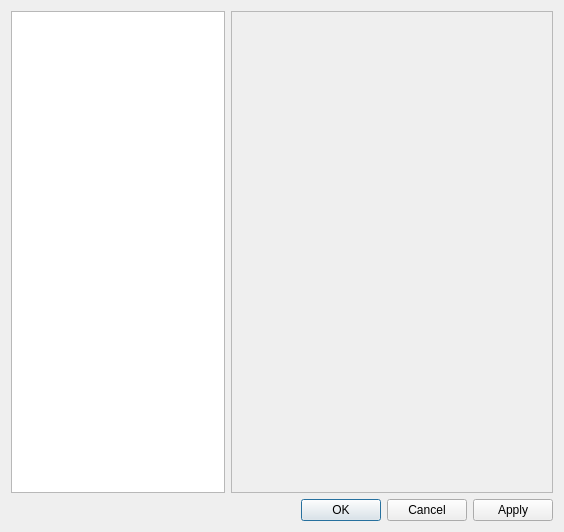
<?xml version="1.0" encoding="UTF-8"?>
<ui version="4.0">
 <class>PanelSettingsDialog</class>
 <widget class="QDialog" name="PanelSettingsDialog">
  <property name="geometry">
   <rect>
    <x>0</x>
    <y>0</y>
    <width>564</width>
    <height>532</height>
   </rect>
  </property>
  <property name="windowTitle">
   <string>Settings</string>
  </property>
  <layout class="QVBoxLayout" name="verticalLayout">
   <item>
    <layout class="QHBoxLayout" name="horizontalLayout">
     <item>
      <widget class="QTreeView" name="ItemsView_">
       <property name="sizePolicy">
        <sizepolicy hsizetype="Expanding" vsizetype="Expanding">
         <horstretch>2</horstretch>
         <verstretch>0</verstretch>
        </sizepolicy>
       </property>
       <property name="rootIsDecorated">
        <bool>false</bool>
       </property>
       <attribute name="headerVisible">
        <bool>false</bool>
       </attribute>
      </widget>
     </item>
     <item>
      <widget class="QStackedWidget" name="SettingsStack_">
       <property name="sizePolicy">
        <sizepolicy hsizetype="Expanding" vsizetype="Preferred">
         <horstretch>3</horstretch>
         <verstretch>0</verstretch>
        </sizepolicy>
       </property>
       <property name="frameShape">
        <enum>QFrame::StyledPanel</enum>
       </property>
       <property name="frameShadow">
        <enum>QFrame::Raised</enum>
       </property>
      </widget>
     </item>
    </layout>
   </item>
   <item>
    <widget class="QDialogButtonBox" name="ButtonBox_">
     <property name="orientation">
      <enum>Qt::Horizontal</enum>
     </property>
     <property name="standardButtons">
      <set>QDialogButtonBox::Apply|QDialogButtonBox::Cancel|QDialogButtonBox::Ok</set>
     </property>
    </widget>
   </item>
  </layout>
 </widget>
 <resources/>
 <connections>
  <connection>
   <sender>ButtonBox_</sender>
   <signal>accepted()</signal>
   <receiver>PanelSettingsDialog</receiver>
   <slot>accept()</slot>
   <hints>
    <hint type="sourcelabel">
     <x>248</x>
     <y>254</y>
    </hint>
    <hint type="destinationlabel">
     <x>157</x>
     <y>274</y>
    </hint>
   </hints>
  </connection>
  <connection>
   <sender>ButtonBox_</sender>
   <signal>rejected()</signal>
   <receiver>PanelSettingsDialog</receiver>
   <slot>reject()</slot>
   <hints>
    <hint type="sourcelabel">
     <x>316</x>
     <y>260</y>
    </hint>
    <hint type="destinationlabel">
     <x>286</x>
     <y>274</y>
    </hint>
   </hints>
  </connection>
 </connections>
</ui>
